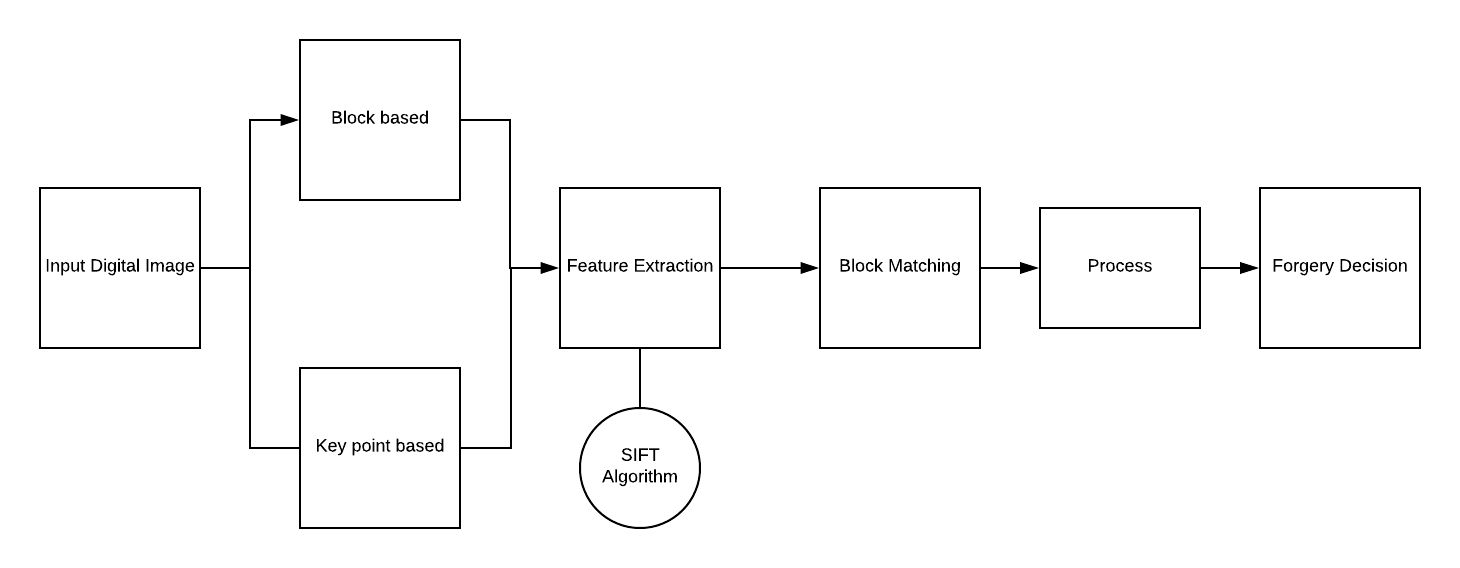
#> input picture images/Copy-Move.png, 1460 x 568 px, found by its file name; its folder holds only this picture in this run
$ python DIPproject.py
#> lines starting #> are read from the running program, lines starting #| are printed output that depends on the picture
import numpy as np
import cv2
from skimage.segmentation import slic
import matplotlib.pyplot as plt
from skimage.segmentation import mark_boundaries
import scipy.spatial.distance
import os
import keyboard


class Features:
    def __init__(self, query_keys, query_des, train_keys, train_des):
        self.query_keys = query_keys
        self.query_des = query_des
        self.train_keys = train_keys
        self.train_des = train_des


def imageResize(image):
    resize_image = cv2.resize(src=image, dsize=(512, 512))
    return resize_image


def getKeysAndDescriptorsDict(segments, image):
    sift = cv2.xfeatures2d.SIFT_create()
    key_disc_dict = {}
    unique_segments = np.unique(segments)
    for segmentValue in unique_segments:
        rows, cols = np.where(segments == segmentValue)
        region_of_interest = image[min(rows):max(rows), min(cols):max(cols)]
        image_without_roi = image.copy()
        image_without_roi[min(rows):max(rows), min(cols):max(cols)] = 0
        query_keys, query_des = sift.detectAndCompute(cv2.cvtColor(region_of_interest,cv2.COLOR_BGR2GRAY), None)
        train_keys, train_des = sift.detectAndCompute(cv2.cvtColor(image_without_roi,cv2.COLOR_BGR2GRAY), None)
        if query_des is not None:  #adding only if at least one key point is found
            key_disc_dict[segmentValue] = Features(query_keys=query_keys, query_des=query_des, train_keys=train_keys,
                                                train_des=train_des)
    return key_disc_dict


def getMatchedRegions(key_disc_dict, segments, key_matches_per_cluster=5, cluster_matches_per_cluster=2):
    bf = cv2.BFMatcher()  # Brute Force Matcher
    matched_segments = {}  # the dictionary to hold the matched segments
    for segmentValue in key_disc_dict:
        dic_value = key_disc_dict[segmentValue]
        # To not repeat any checking between two clusters which are already done
        condition = dic_value.query_des is not None
        if condition:
            total_matches = bf.knnMatch(queryDescriptors=dic_value.query_des, trainDescriptors=dic_value.train_des, k=2)
            count = 0  # to keep the count of the number of matches under the threshold
            matching_segments = set()
            # filter out those under the threshold
            for i, m in enumerate(total_matches):
                if len(m) > 1:
                    if m[0].distance < 0.6 * m[1].distance: # condition for a good match
                        count += 1
                        col, row = dic_value.train_keys[m[0].trainIdx].pt  # key.pt -> (x,y)|(col,row)|(width,height)
                        matching_segments.add(segments[int(round(row)), int(round(col))])
            if (count >= key_matches_per_cluster) & (len(matching_segments) >= cluster_matches_per_cluster): #required number condition check.
                print('matching...', segmentValue, ',', matching_segments)
                if segmentValue in matched_segments:
                    # the list of all the matching clusters for a particular cluster will be assigned as value for that particular cluster.
                    # this is to avoid repeated values in the set.
                    matched_segments[segmentValue].extend(
                        x for x in matching_segments if x not in matched_segments[segmentValue])
                else:
                    matched_segments[segmentValue] = matching_segments # if there is no previous occurance.
    print(matched_segments, "matched_segments")
    return matched_segments


def drawClonedRegions(image, matchedClusters, segments):
    for matchedClusterNumber in matchedClusters:
        print('matched parent cluster:', matchedClusterNumber, ' |children :', end='', flush=True)

        rows1, cols1 = np.where(segments == matchedClusterNumber) #select rows and columns of matched cluster.
        for row1, col1 in zip(rows1, cols1):
            image[row1, col1, 1] = 0  # making the green channel zero.
        if len(matchedClusters[matchedClusterNumber]) >= 1:
            for similarClusterNumber in matchedClusters[matchedClusterNumber]:
                rows2, cols2 = np.where(segments == similarClusterNumber)
                print(similarClusterNumber, ',', end='')
                # Draw lines from starting point of one matched cluster to starting point if another matched cluster
                #cv2.line(img=image, pt1=(cols1[0], rows1[0]), pt2=(cols2[0], rows2[0]), color=(255, 0, 0), thickness=5)
                for row2, col2 in zip(rows2, cols2):
                    image[row2, col2, 2] = 0 #Making Blue Channel 0 so as to see the color difference
        print('\n')

    if matchedClusters:
        print("image is tampered")
    else:
        print("image is original")

    while True:

        cv2.imshow('Cloning Detection Result', (image))
        cv2.waitKey(5000)
        if keyboard.is_pressed('escape'):
            cv2.destroyAllWindows()
            break
    outputpath = os.path.abspath(os.getcwd()) + "\\" + "output"
    outputimage = imgname + "-forged" + "." + imgextension
    cv2.imwrite(os.path.join(outputpath, outputimage), (image))

#Main


filename = input("Enter the name of image u want to check--->")
#> the answer given: images/Copy-Move.png
imgname,imgextension = filename.split('.')
path_image = os.path.abspath(os.getcwd()) + "\\" + "images" + "\\" + filename
img = imageResize(cv2.imread(path_image))
#> in imageResize, `resize_image = cv2.resize(src=image, dsize=(512, 512))`:
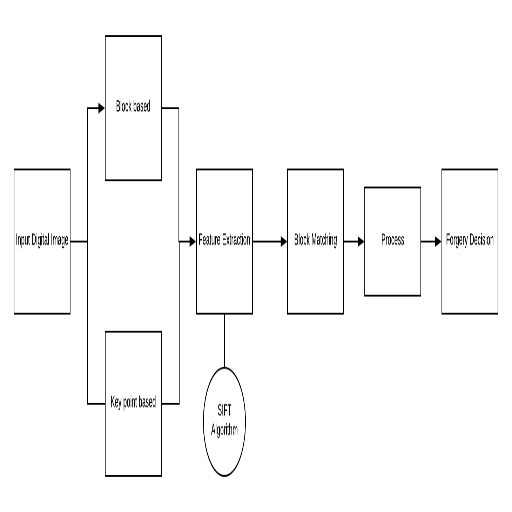
#> resize_image: shape (512, 512, 3); min 0, max 255, mean 249.9

bgrImage = img[:, :, ::-1]  # convert to bgr
segmentedData = slic(image=bgrImage, n_segments=117, sigma=1, start_label=0)
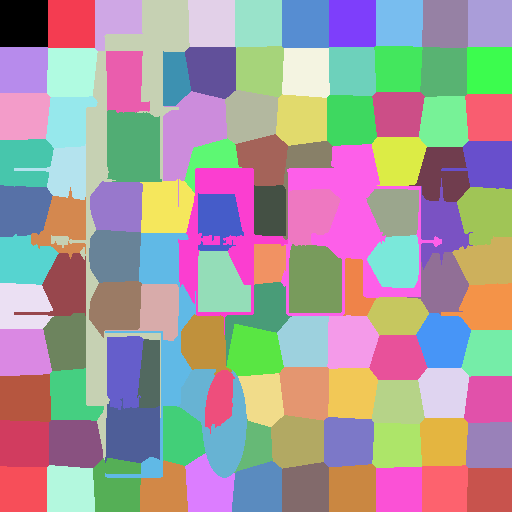
#> segmentedData: shape (512, 512) int64; 111 distinct labels, from 0 to 110; one colour per label, 0 black

#plotting
figure = plt.figure("SLIC Components")
axis = figure.add_subplot(1, 1, 1)
axis.imshow(mark_boundaries(bgrImage, segmentedData))
plt.axis("off")
plt.show()
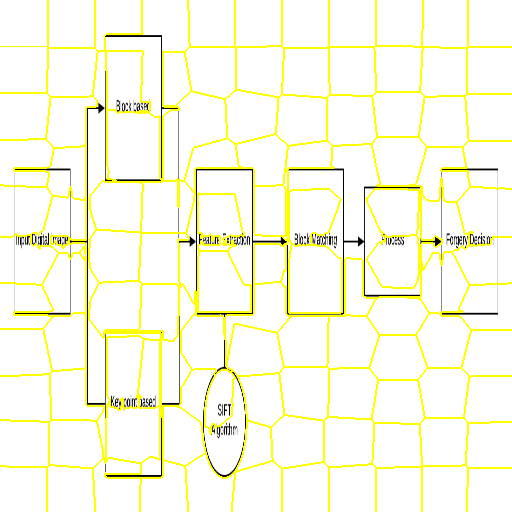
#> shown: shape (512, 512, 3) float64; mean R, G, B 0.984, 0.984, 0.894

print('Number of unique segments :', len(np.unique(segmentedData)))
#| Number of unique segments : 111
key_disc_dict = getKeysAndDescriptorsDict(segments=segmentedData, image=img)
#> in getKeysAndDescriptorsDict, `unique_segments = np.unique(segments)`: unique_segments = 111 values from 0 to 110
#> the loop in getKeysAndDescriptorsDict, `for segmentValue in unique_segments:` made 111 passes
#> pass 3, in getKeysAndDescriptorsDict, `region_of_interest = image[min(rows):max(rows), min(cols):max(cols)]`:
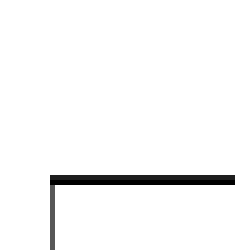
#> region_of_interest: shape (50, 47, 3) (shown 5 times larger); min 0, max 255, mean 246.5
#> after the loop in getKeysAndDescriptorsDict, `for segmentValue in unique_segments:`: region_of_interest: shape (43, 44, 3); every value is 255
#> after the loop in getKeysAndDescriptorsDict, `for segmentValue in unique_segments:`: key_disc_dict = 18 items
#> key_disc_dict = 18 items
print('Dictionary of Segments', len(key_disc_dict))
#| Dictionary of Segments 18
matchedPatches = getMatchedRegions(key_disc_dict=key_disc_dict, segments=segmentedData, key_matches_per_cluster=2,
                                    cluster_matches_per_cluster=2)
#> the loop in getMatchedRegions, `for segmentValue in key_disc_dict:` made 18 passes
#> (segmentValue, total_matches) on passes 1 to 12: (3, 26 matches), (20, 6 matches), (35, 1 matches), (36, 1 matches), (37, 1 matches), (39, 20 matches), (41, 14 matches), (42, 8 matches), (47, 12 matches), (49, 5 matches), (51, 9 matches), (53, 8 matches)
#> (printed output is left out)
#> after the loop in getMatchedRegions, `for segmentValue in key_disc_dict:`: matched_segments = 1 item
#| {39: {3, 20}} matched_segments
#> matchedPatches = 1 item
print('matched patches:', len(matchedPatches))
#| matched patches: 1
drawClonedRegions(image=img, matchedClusters=matchedPatches, segments=segmentedData)
#> the loop in drawClonedRegions, `for matchedClusterNumber in matchedClusters:` made 1 pass
#> matchedClusterNumber on pass 1: 39
#| matched parent cluster: 39  |children :3 ,20 ,
#> after the loop in drawClonedRegions, `for matchedClusterNumber in matchedClusters:`:
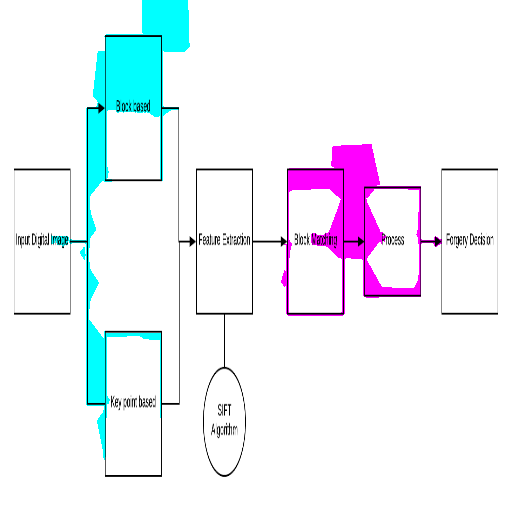
#> image: shape (512, 512, 3); mean B, G, R 249.9, 243, 238.9
